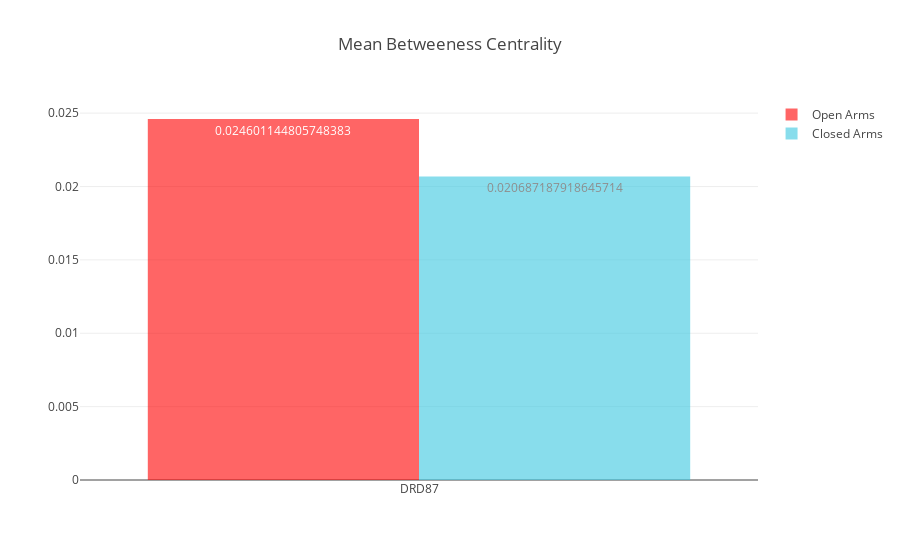

Notebook cell for this chart:
### Code cell
open_arms_graphs = get_behavior_graphs(feature_extractors, "OpenArms_centerpoint")

open_measures = list()
for open_arms_graph in open_arms_graphs:
    open_measures.append(open_arms_graph.mean_betw_centrality)    
    
closed_arms_graphs = get_behavior_graphs(feature_extractors, "ClosedArms_centerpoint")

closed_measures = list()
for closed_arms_graph in closed_arms_graphs:
    closed_measures.append(closed_arms_graph.mean_betw_centrality)
    
plot_network_measures(open_measures, closed_measures, *x_axis, title="Mean Betweeness Centrality")

### Figure 1 — Plotly figure (JSON) as saved in the notebook; plotly's stock layout.template omitted (floating-point values rounded to 4 significant figures)
{"data": [{"marker": {"color": "rgb(255, 0, 0)"}, "name": "Open Arms", "opacity": 0.6, "text": [0.0246], "textposition": "auto", "type": "bar", "uid": "7b1a1f", "x": ["DRD87"], "y": [0.0246]}, {"marker": {"color": "rgb(58,200,225)"}, "name": "Closed Arms", "opacity": 0.6, "text": [0.02069], "textposition": "auto", "type": "bar", "uid": "3e96cf", "x": ["DRD87"], "y": [0.02069]}], "layout": {"autosize": true, "title": "Mean Betweeness Centrality", "xaxis": {"autorange": true, "range": [-0.5, 0.5], "type": "category"}, "yaxis": {"autorange": true, "range": [0, 0.0259], "type": "linear"}}}
